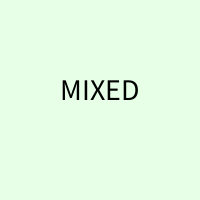
Frame 1 (no input)
Frame 60 (the mouse pressed at the canvas centre just before this capture): identical to frame 1, image omitted
Frame 120 (the mouse held since frame 60 and released just before this capture): identical to frame 1, image omitted

The Processing sketch that drew this single still picture (run headless with seeded random() and noise(); from frame 60 on, the mouse is pressed at the canvas centre):

// Processing sketch: WK_1___Two_Coins
// ── WK_1___Two_Coins.pde
float randomNumber, randomNumber2;
 
void setup()
{
  size(200, 200);
  fill(0);
  textSize(30);
  textAlign(CENTER);
  
  //-- Generate 2 random numbers
  randomNumber = random(2.0);
  randomNumber2 = random(2.0);
}
 
void draw()
{
  background(230, 255, 230);
 
  String message;
  if (randomNumber < 1.0 && randomNumber2 < 1.0) {
    message = "TWO TAILS";
  } else if (randomNumber < 1.0 || randomNumber2 < 1.0){
    message = "MIXED";
  } else {
    message = "TWO HEADS";
  }
  text(message, width/2, height/2); //-- Display text on canvas.
}
